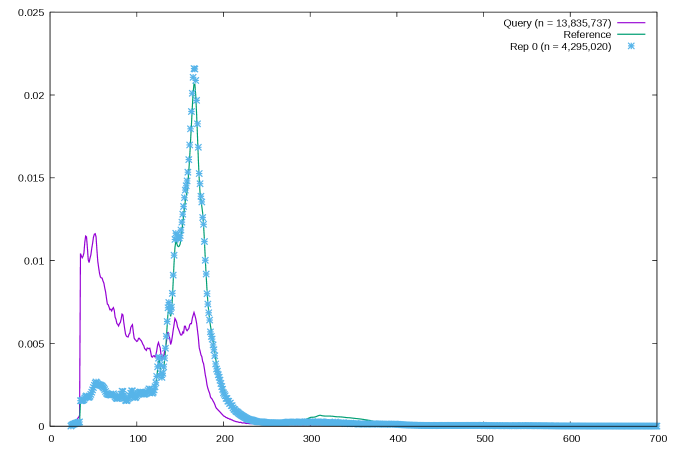
#> input picture Q1-Fragment length frequency and Rescaling/output_files/rescale_output.png, 1350 x 900 px, given in place of rescaled_prediction.png, which was not available (shown at 1/2 size)
$ jupyter execute --allow-errors q1_fragment_length_frequency_and_rescaling.ipynb   (text cells are left out)
#> lines starting #> are read from the running program, lines starting #| are printed output that depends on the picture; pictures that were not available may be replaced by others from this repository, and a replacement may not be noted
[cell 1]
# Let's import the necessary libraries

import gzip
import matplotlib.pyplot as plt
from collections import Counter
import numpy as np
import pandas as pd
import random

[cell 2]
# Let's now extract the fragment lengths from the BED file, and store them in a list
# The BED file is gzipped, so we will use gzip to read it

fragment_lengths = []

#> (the rest of this cell did not finish here and is left out)

[cell 3]
# Count frequencies of each fragment length
# We will use Counter to count the occurrences of each length
length_counts = Counter(fragment_lengths)


# Normalize the frequencies
total_fragments = sum(length_counts.values())
normalized_freq = {k: v / total_fragments for k, v in length_counts.items()}

[cell 4]
# Sort by length for smooth plotting
sorted_lengths = sorted(normalized_freq.keys())
sorted_freqs = [normalized_freq[l] for l in sorted_lengths]


# Plotting the fragment length distribution
plt.figure(figsize=(10,5))
plt.plot(sorted_lengths, sorted_freqs, label='Query')
plt.xlabel("Fragment Length (bp)")
plt.ylabel("Normalized Frequency [A.U.]")
plt.title("Fragment Length Distribution (Query)")
plt.grid(True)
plt.legend()
plt.show()
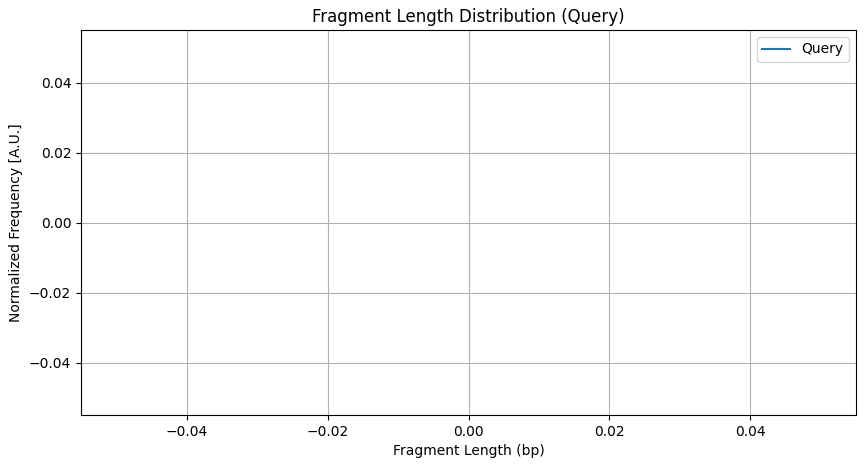
#> figure drawn by matplotlib, 1 panel

#> (a cell that did not finish here is left out)

#> (a cell that did not finish here is left out)

[cell 7]
# Count original fragments by length
frag_by_length = {}
for l in fragment_lengths:
    frag_by_length.setdefault(l, []).append(l)


print("Total fragments in query:", total_fragments)

# Let's take about 30% of the total fragments from the reference distribution to rescale.
target_total = int(total_fragments * 0.3)

rescaled_fragments = []

#> (the rest of this cell did not finish here and is left out)

[cell 8]
# Let's count the rescaled fragments and normalize the frequencies

rescaled_counts = Counter(rescaled_fragments)
total_rescaled = sum(rescaled_counts.values())
rescaled_freq = {k: v / total_rescaled for k, v in rescaled_counts.items()}

[cell 9]
import matplotlib.pyplot as plt

# Convert dictionaries to sorted arrays for plotting
def dict_to_xy(d):
    x = sorted(d.keys())
    y = [d[k] for k in x]
    return x, y

query_x, query_y = dict_to_xy(normalized_freq)
#> (the rest of this cell did not finish here and is left out)

[cell 10]
from PIL import Image
import matplotlib.pyplot as plt

# Define a larger common size for better visibility
resize_dim = (1800, 800)  # width x height in pixels

# Load and resize both images
predicted_img = Image.open("./output_files/rescaled_prediction.png").resize(resize_dim)
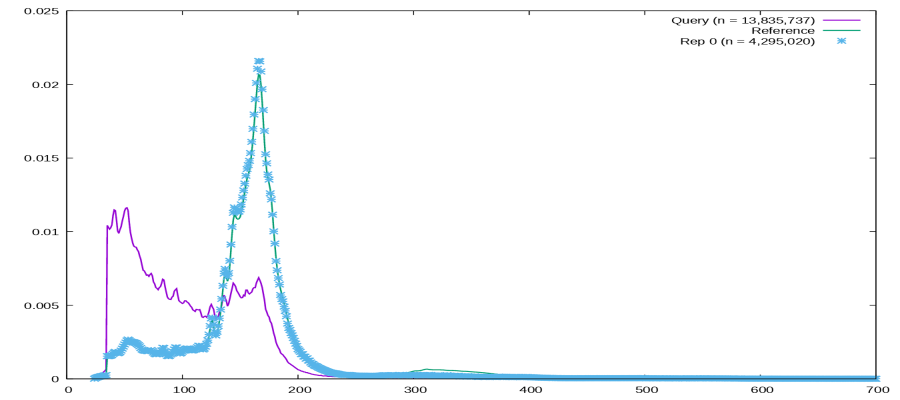
#> predicted_img: PIL image 1800x800 RGB (shown at 1/2 size); mean R, G, B 248.6, 250.3, 251.9
expected_img = Image.open("./output_files/rescale_output.png").resize(resize_dim)

# Plot side by side
fig, axs = plt.subplots(1, 2, figsize=(24, 10))  # inches; larger display
axs[0].imshow(predicted_img)
axs[0].axis('off')
axs[0].set_title("Our Predicted Plot", fontsize=18)

axs[1].imshow(expected_img)
axs[1].axis('off')
axs[1].set_title("Expected Plot", fontsize=18)

plt.tight_layout()
plt.savefig("./output_files/q1_comparison.png", dpi=300)
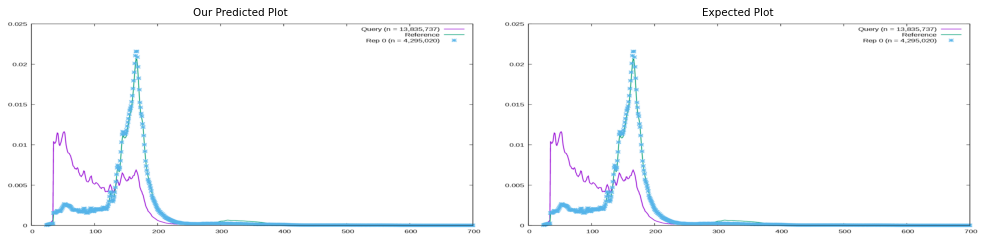
#> figure drawn by matplotlib, 2 panels
plt.show()
